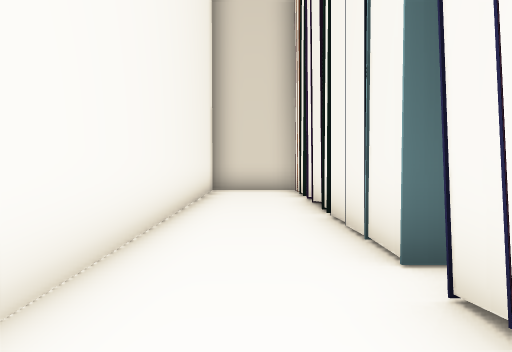
view 1 (above)

24 first-person views from a walk through a 3-D level made in the Unity game engine. The camera is 1.5 m above the floor, tilts 2° down and sees 70° across. The floor is counted in squares, 2 m on a side. Each view is taken from the middle of a square. On the plan, view 1 faces up. The plan holds only what a view shows up to about 11 squares ahead; the rest is blank. The place goes on beyond the plan. The player is left out. Some animated figures are left out.

view 2
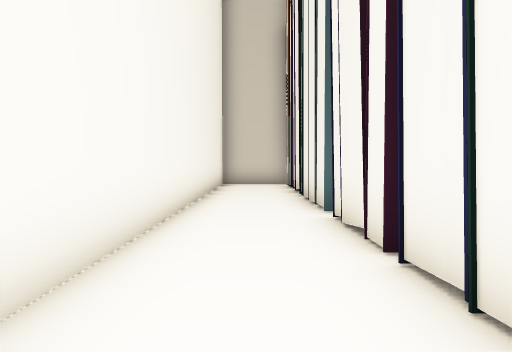

view 3
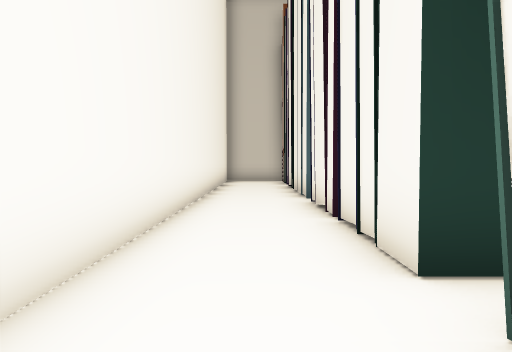

view 4
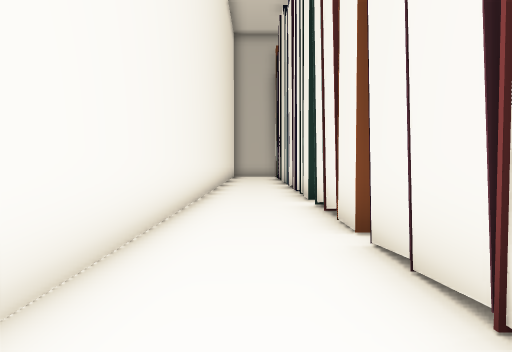

view 5
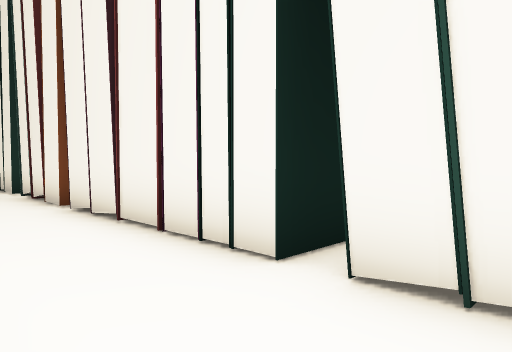

view 6
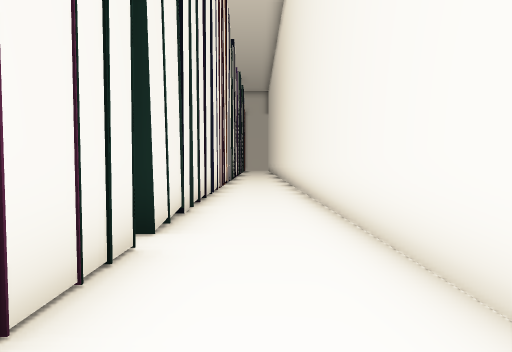

view 7
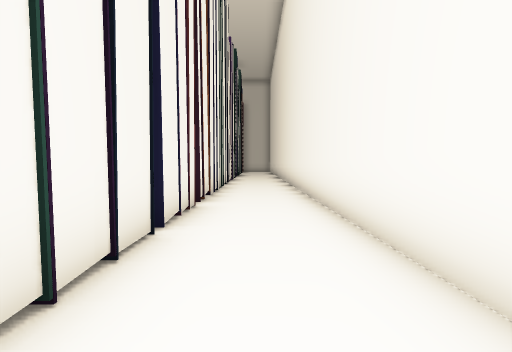

view 8
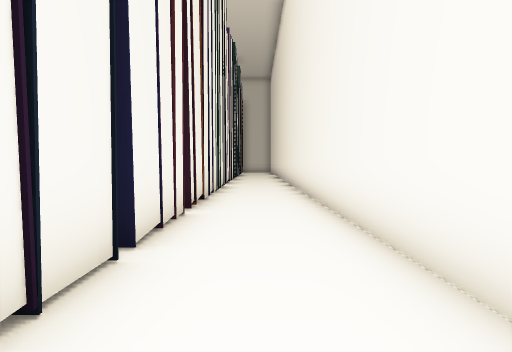

view 9
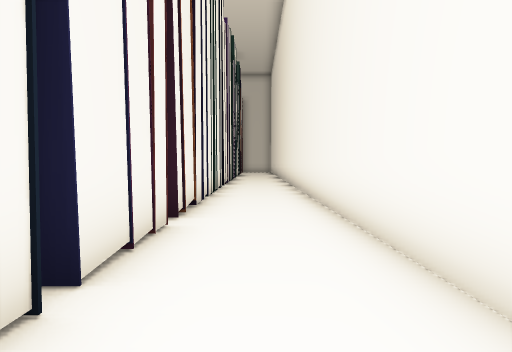

view 10
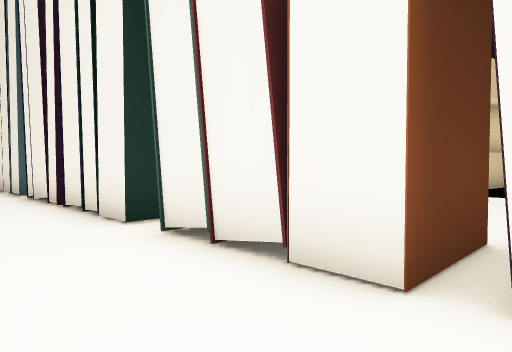

view 11
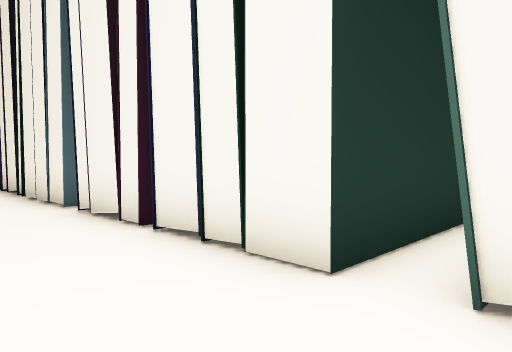

view 12
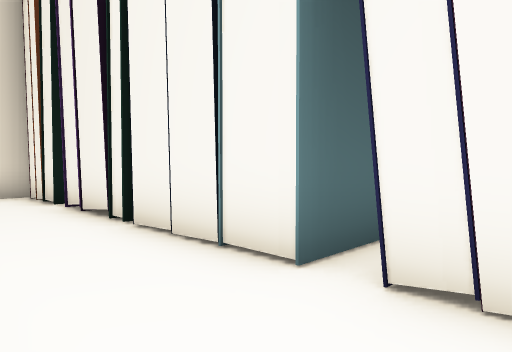

view 13
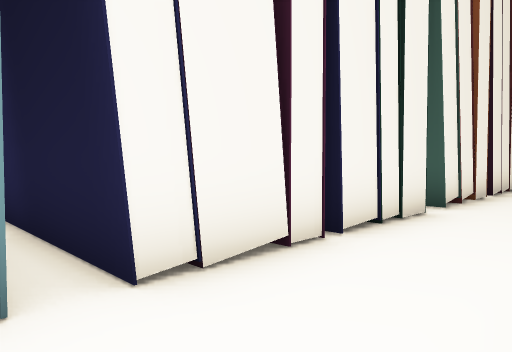

view 14
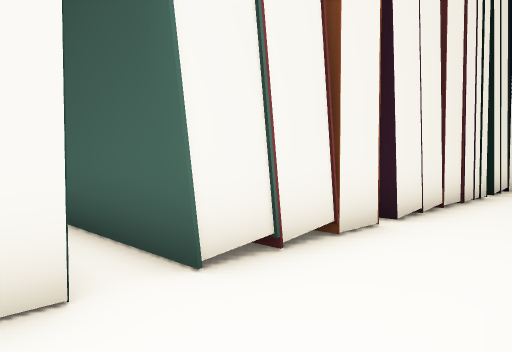

view 15
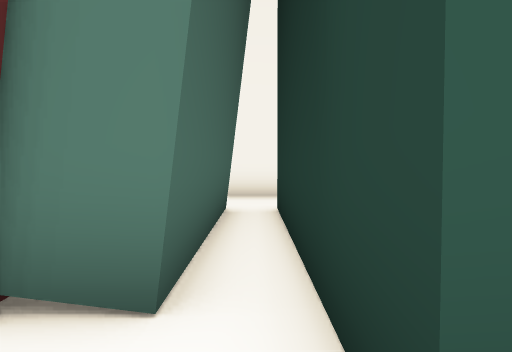

view 16
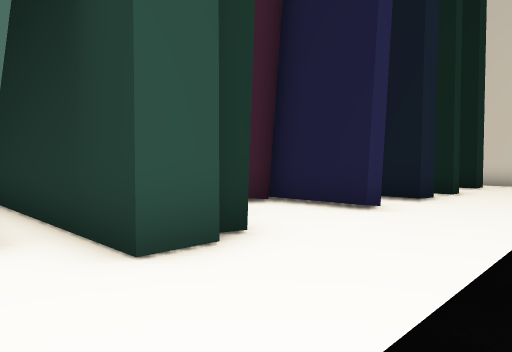

view 17
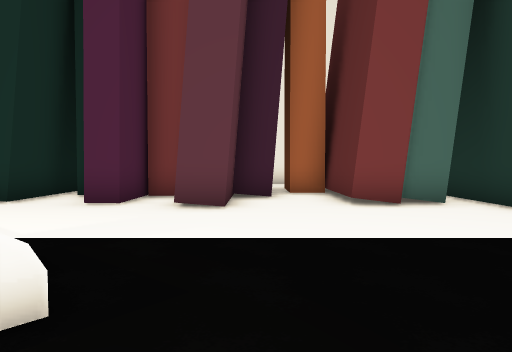

view 18
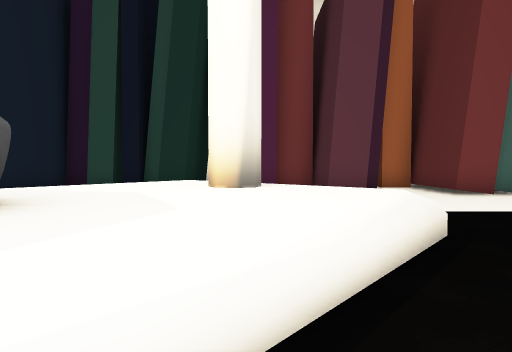

view 19
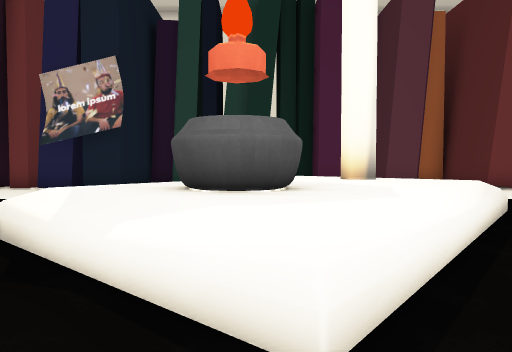

view 20
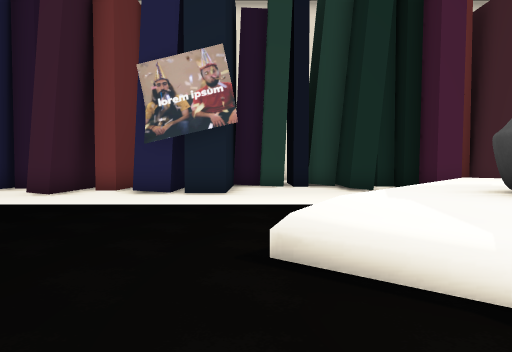

view 21
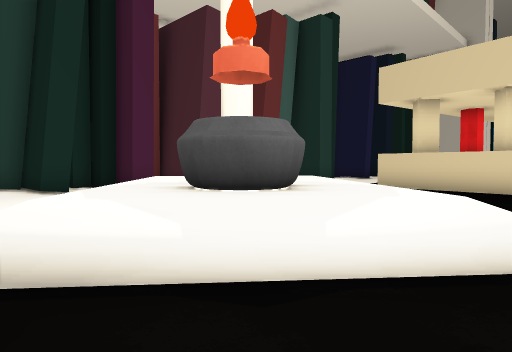

view 22
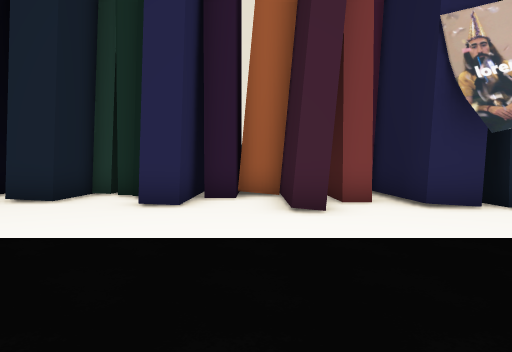

view 23
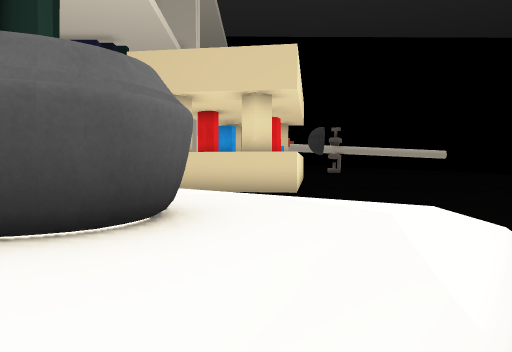

view 24
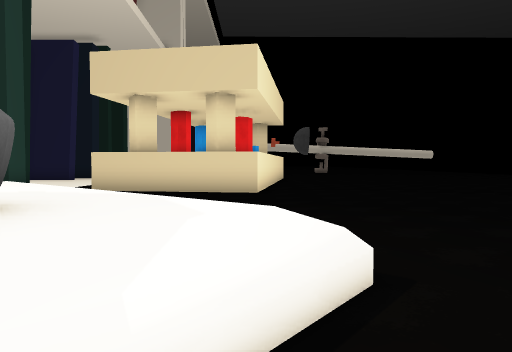

### Floor plan
Key: @ floor where view 1 was taken; # wall or solid block; x gap in a wall; . main floor; : floor 1 m higher than the main floor; / step, stairs or slope; = window, fence, low wall or low ledge; v drop or lower ground.
Columns run from 2 left of view 1 to 16 right of it. Each row starts with its distance up from view 1.
 10 ####
  9 #..#    #.
  8 #..#    #.
  7 #..#    ..
  6 #..#    #.
  5 #..#    ..
  4 #..#   ##..
  3 #..# #  ...
  2 #..# ####..
  1 #..#  #....
  0 #.@#   ....
 -1 #..#    #..
 -2 #..######..
 -3 #..........     #
 -4 #..#####....#####
 -5 #..#####...  ...
 -6 #..# #.....
 -7 #..# ##....   .   .
 -8 #..# ###... =.    .
 -9 #..# #..... //.
-10 #..# ###.../#://.
-11 #..# #..../::::/=
-12 #..# ###   /::=:/ .
-13 #..# #....  =vx//
-14 #..# #.......==/.
-15 #..# #..... ../  .
-16 #..# ###...
-17 #..#  ##...
-18 #..#   #...
-19 #..#  ##...
-20 #..# ####..
-21 #..# #.....   .
-22 #..# ##....
-23 #..# ###...
-24 #..# #.....
-25 #..# ###..

Where each view was taken, in squares from view 1:
view 1: 0 up, 0 right, facing up
view 2: 3 down, 0 right, facing up
view 3: 5 down, 0 right, facing up
view 4: 10 down, 0 right, facing up
view 5: 13 down, 1 left, facing up-right
view 6: 8 down, 0 right, facing down
view 7: 13 down, 0 right, facing down
view 8: 14 down, 0 right, facing down
view 9: 15 down, 0 right, facing down
view 10: 7 down, 1 left, facing up-right
view 11: 4 down, 1 left, facing up-right
view 12: 1 up, 1 left, facing up-right
view 13: 3 up, 1 left, facing down-right
view 14: 2 down, 1 left, facing down-right
view 15: 3 down, 7 right, facing left
view 16: 4 down, 9 right, facing up-left
view 17: 7 down, 12 right, facing left
view 18: 10 down, 14 right, facing left
view 19: 12 down, 16 right, facing left
view 20: 15 down, 15 right, facing left
view 21: 15 down, 15 right, facing up-left
view 22: 21 down, 12 right, facing left
view 23: 14 down, 13 right, facing up
view 24: 14 down, 14 right, facing up
